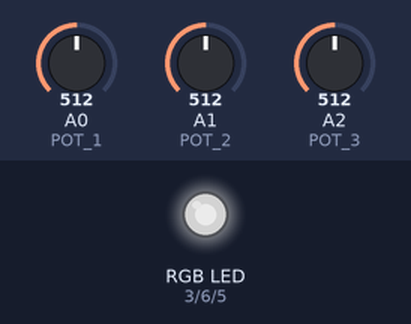
This sketch was run on a simulated Arduino Uno, built with avr-gcc and run on an emulated ATmega328P. Shown: an RGB LED mixed from three pins (HIGH = lit). The inputs (shaded band) are chosen by the test bench; at power-on: A0 (POT_1) = 512, A1 (POT_2) = 512, A2 (POT_3) = 512. Dim RGB values are drawn brighter than linear.

Above: at 1.2 s.
1.3 s: A0 (POT_1) set to 306
At 2.0 s:
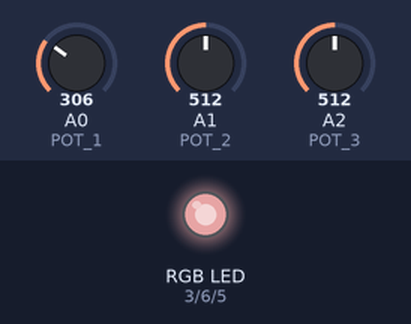
2.8 s: A1 (POT_2) set to 306
At 3.1 s:
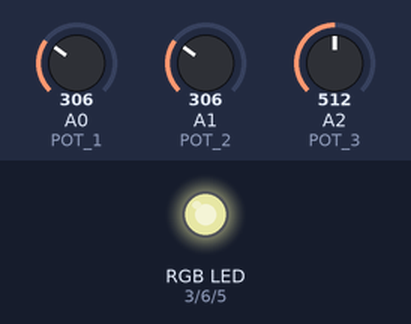
4.3 s: A2 (POT_3) set to 306
At 5.4 s:
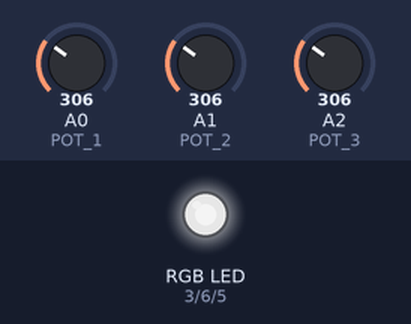
5.8 s: A0 (POT_1) set to 122
At 6.6 s:
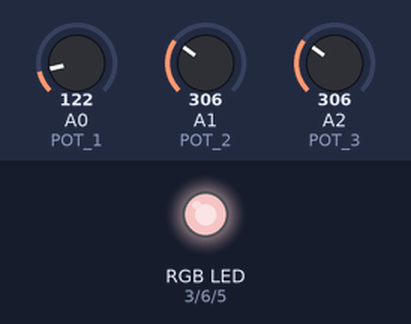
7.3 s: A1 (POT_2) set to 122
At 7.8 s:
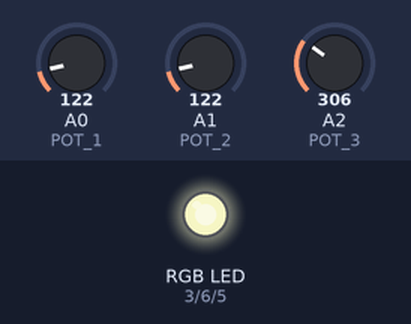
8.8 s: A2 (POT_3) set to 122
At 10.1 s:
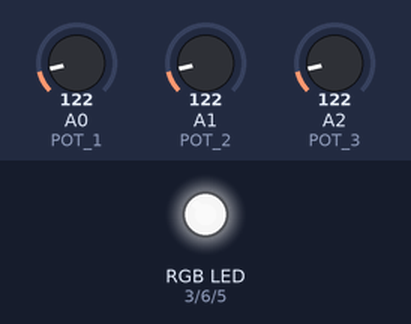
Timing chart, 0 to 11.3 s (numbered marks = the images above; inputs shaded):
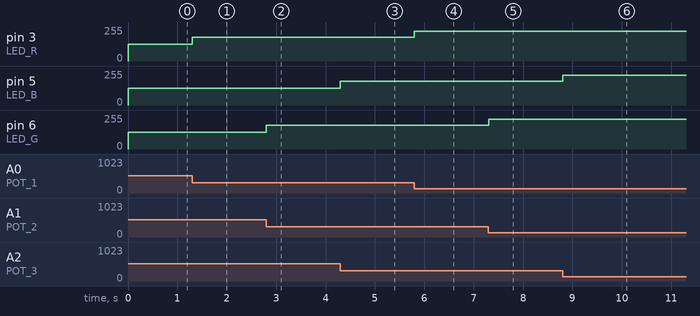

Measured:
- after the input at 1.3 s, pin 3 (LED_R): 127/255 → 179/255 at once
- after the input at 2.8 s, pin 6 (LED_G): 127/255 → 179/255 at once
- after the input at 4.3 s, pin 5 (LED_B): 127/255 → 179/255 at once
- after the input at 5.8 s, pin 3 (LED_R): 179/255 → 225/255 at once
- after the input at 7.3 s, pin 6 (LED_G): 179/255 → 225/255 at once
- after the input at 8.8 s, pin 5 (LED_B): 179/255 → 225/255 at once

The sketch:

src.ino
```cpp
// (licence header left out)
// LEDs
#define LED_R 3
#define LED_G 6
#define LED_B 5

// Pots
#define POT_1 14
#define POT_2 15
#define POT_3 16

// Initialize GPIO pins
void setup() {
    // Set LED pins as output
    pinMode(LED_R, OUTPUT);
    pinMode(LED_G, OUTPUT);
    pinMode(LED_B, OUTPUT);

    // Set pot pins as input
    pinMode(POT_1, INPUT);
    pinMode(POT_2, INPUT);
    pinMode(POT_3, INPUT);
}

// Main loop
void loop() {
    // Get poti values and map them to 0..255
    int val_r = analogRead(POT_1)/4;
    int val_g = analogRead(POT_2)/4;
    int val_b = analogRead(POT_3)/4;

    // Set colors
    analogWrite(LED_R, 255-val_r);
    analogWrite(LED_G, 255-val_g);
    analogWrite(LED_B, 255-val_b);

    // Sleep
    delay(1);
}
```
